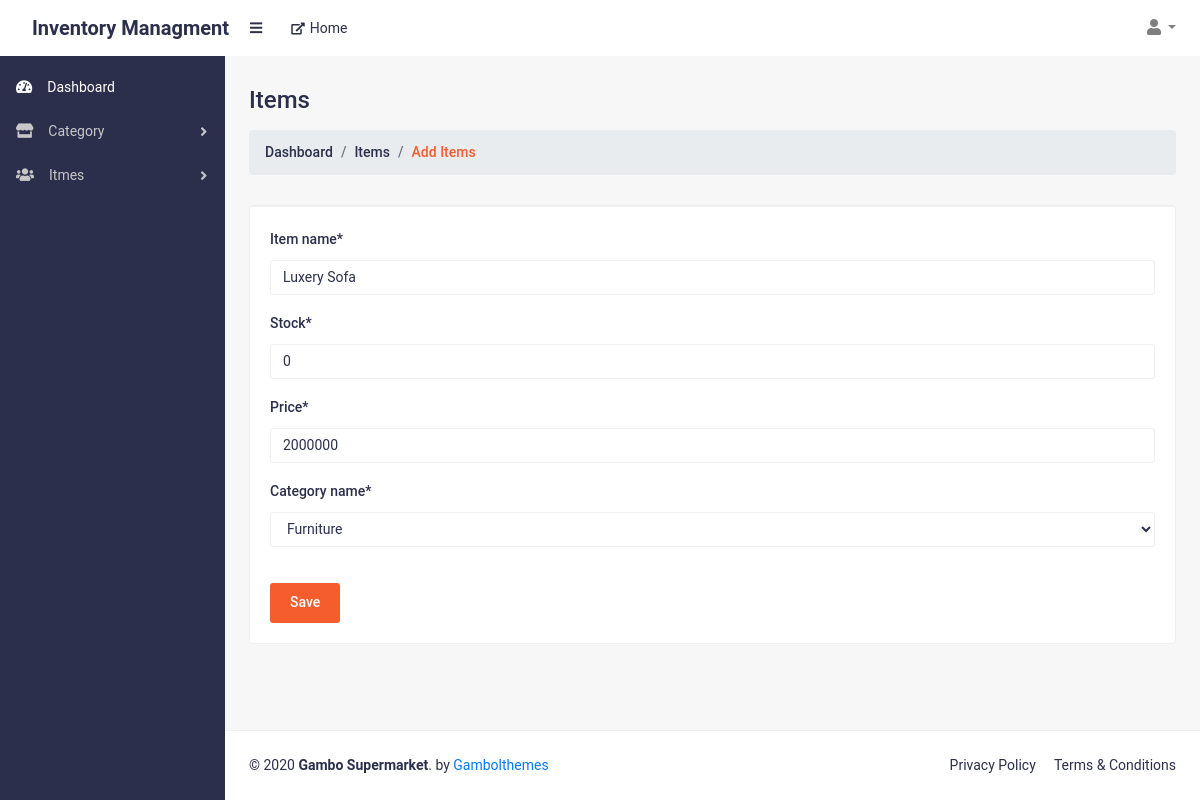
The app's page /editItems/4 (signed in), older data.
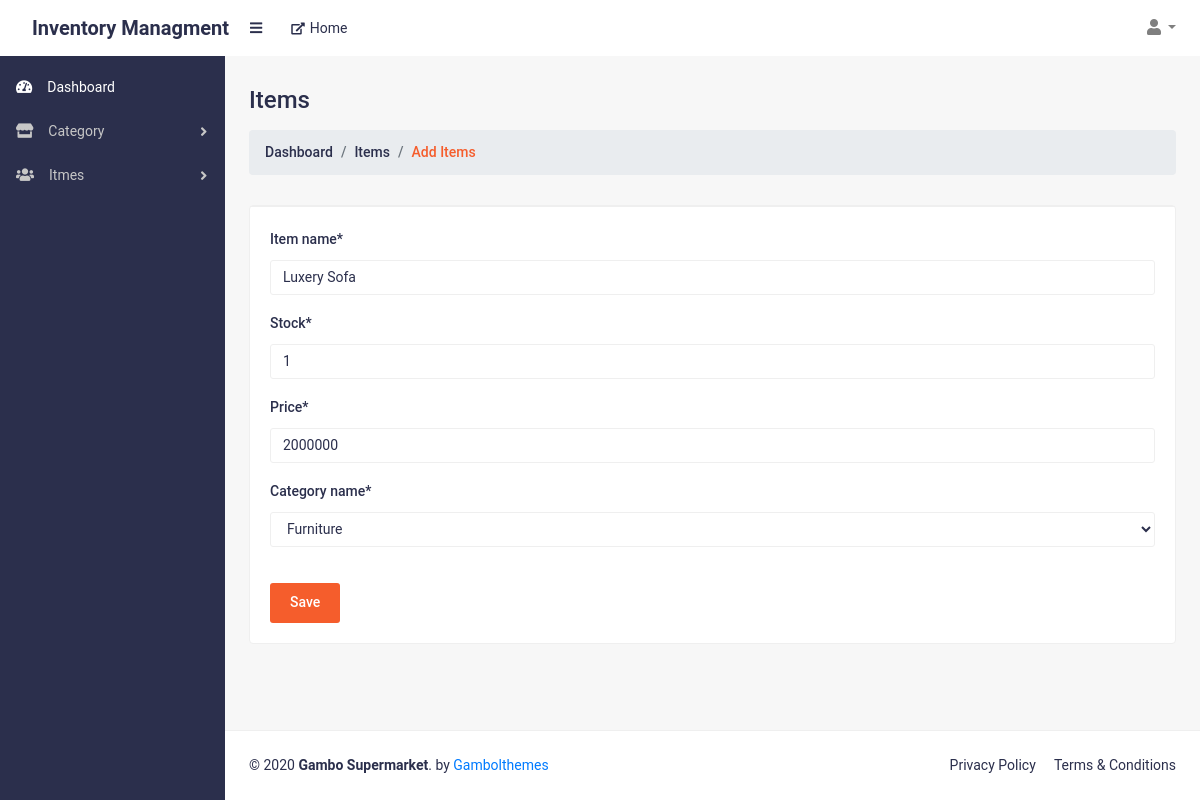
The same page, newer data.
### web/models.py (models this page shows, shortened)
class Items(models.Model):
    Items_Name = models.CharField(max_length=255, default="")
    Stock = models.IntegerField(default=0)
    Price = models.IntegerField(default=0)
    Description = models.TextField(default="")
    Product_Status = models.CharField(max_length=10, default="True")
    Date_Time = models.DateTimeField(auto_now_add=True,blank=True,null=True)
    Category_Id = models.ForeignKey(Category , on_delete=models.SET_NULL,blank=True,null=True)
    sub_Category_Id = models.ForeignKey(subCategory , on_delete=models.SET_NULL,blank=True,null=True)
    brandid = models.ForeignKey(Brand , on_delete=models.SET_NULL,blank=True,null=True)
    productimg= models.ImageField(upload_to='product/',default="product/dummy.jpg")

### web/views.py (the view, shortened to what this page needs)
# urls.py: path('editItems/<int:itemid>',editItems.as_view(),name="editItems"),
class editItems(View):
    def get(self,request,itemid):
        try:
            sessionhandle = checkAdminSession(self,request)
            if sessionhandle:
                itemObj = Items.objects.get(id = itemid)
                data = Category.objects.all()
                return render(request,'superadmin/edititems.html',{'data':data,'itemObj':itemObj})
            return redirect('superadminlogin')
        except:
            return redirect('superadminlogin')

### web/views.py (called while the page is built)
def checkAdminSession(self,request):
    if request.session.has_key('adminid'):
        return True
    else:
        return False

### templates/superadmin/edititems.html (shortened to what this page needs)
{% extends 'superadmin/base.html' %}
{% load static %}
{% block body %}
<main>
    <div class="container-fluid">
        <h2 class="mt-30 page-title">Items</h2>
        <ol class="breadcrumb mb-30">
            <li class="breadcrumb-item"><a href="#">Dashboard</a></li>
            <li class="breadcrumb-item"><a href="#">Items</a></li>
            <li class="breadcrumb-item active">Add Items </li>
        </ol>
        <div class="row">
            <div class="col-lg-12 col-md-12">
                <div class="card card-static-2 mb-30">
                    <div class="card-body-table">
                        <form action="" method="POST">
                        <div class="news-content-right pd-20">
                            <div class="form-group">
                                <label class="form-label">Item name*</label>
                                <input required type="text" class="form-control" placeholder="Enter Item name" name="name" value="{{itemObj.Items_Name}}">
                            </div>
                            <div class="form-group">
                                <label class="form-label">Stock*</label>
                                <input required type="number" class="form-control" placeholder="Stock" name="stock" value="{{itemObj.Stock}}">
                            </div>
                            <div class="form-group">
                                <label class="form-label">Price*</label>
                                <input required type="number" class="form-control" placeholder="Price" name="price" value="{{itemObj.Price}}">
                            </div>
                            <div class="form-group">
                                <label class="form-label">Category name*</label>
                                <select name="category" class="form-control" id="categoryid" >
                                    {% for i in data %}
                                     <option value="{{i.Category_Id}}">{{i.Category_name}}</option>
                                    {% endfor %}
                                </select>
                            </div>
                            <button class="save-btn hover-btn" type="submit">Save</button>
                        </div>
                    </form>
                    </div>
                </div>
            </div>
        </div>
</main>
{% endblock body %}

Row changes from the older to the newer data that the page shows:
changed Items "Luxery Sofa": stock "0" → "1"
